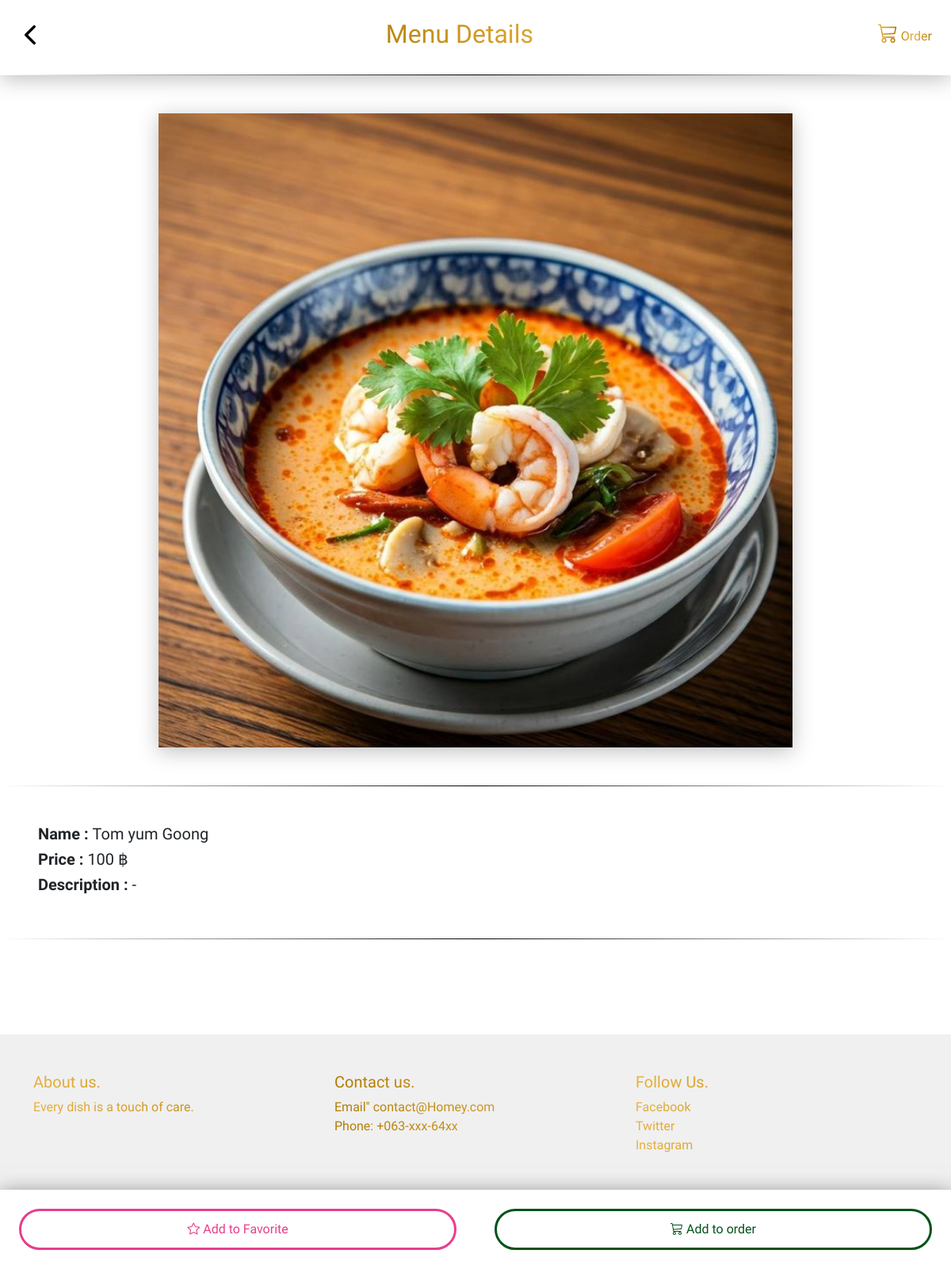
The page /MenuDetail.php?id=2 on the database its author committed.
### tables this page shows
CREATE TABLE `menu` (
  `id` int(11) NOT NULL,
  `name` varchar(255) NOT NULL,
  `description` varchar(255) NOT NULL,
  `price` int(255) NOT NULL,
  `imgs_menu` varchar(255) DEFAULT NULL
);

### controls/idMenu.php (called while the page is built, shortened)
<?php
include 'db.php';
if (isset($_GET['id'])) {
    $id = (int) $_GET['id'];
    $stmt = $pdo->prepare("SELECT * FROM menu WHERE id = ?");
    $stmt->execute([$id]);
    $food = $stmt->fetch(PDO::FETCH_ASSOC);
}
?>

### Menudetail.php (the view, shortened to what this page needs)
<?php
include './controls/idMenu.php';
?>
<!DOCTYPE html>
<html lang="en">
<head>
    <link href="https://cdn.jsdelivr.net/npm/bootstrap@5.3.0-alpha1/dist/css/bootstrap.min.css" rel="stylesheet" />
    <link rel="stylesheet" href="https://cdn.jsdelivr.net/npm/bootstrap-icons@1.13.1/font/bootstrap-icons.min.css">
    <link rel="stylesheet" href="assets/css/style.css">
</head>
<body>
    <main class="">
        <div class="d-flex justify-content-center align-content-center bd p-4 text-center" style="box-shadow: 0px 5px 25px rgba(0, 0, 0, 0.25);">
            <a href="Menu.php" class="fs-3 text-black"><i class="bi bi-chevron-left chev"></i></a>
            <div class="flex-grow-1 text-center">
                <h2 class="color-text">Menu Details</h2>
            </div>
            <a href="order.php" class="color-text"><i class="bi bi-cart3 od"></i> Order</a>
        </div>
        <?php if (!empty($food)): ?>
            <div class="bd">
                <div class="text-center mt-5 mb-5">
                    <img style="width: 100vh; box-shadow: 0px 5px 25px rgba(0, 0, 0, 0.25);" src="./assets/imgs/<?= htmlspecialchars($food['imgs_menu']); ?>" alt="">
                </div>
            </div>
            <div class="bd m">
                <div class="mt-5 mb-5 d-flex flex-column align-content-between px-5" style=" word-wrap: break-word;">
                    <h5><strong>Name : </strong><?= htmlspecialchars($food['name']); ?></h5>
                    <h5><strong>Price : </strong><?= htmlspecialchars($food['price']); ?> ฿</h5>
                    <h5><strong>Description : </strong><?= htmlspecialchars($food['description']); ?></h5>
                </div>
            </div>
        <?php else: ?>
            <p>Menu not found.</p>
        <?php endif; ?>
        <div class="d-flex justify-content-center align-content-center p-4 text-center gap-5 bt w-100 bg-white">
            <button class="btn-favorite w-50" id="add-to-favorite"
                data-id="<?= htmlspecialchars($food['id']); ?>"
                data-name="<?= htmlspecialchars($food['name']); ?>"
                data-price="<?= htmlspecialchars($food['price']); ?>"
                data-image="<?= htmlspecialchars($food['imgs_menu']); ?>">
                <i class="bi bi-star"></i> Add to Favorite
            </button>
            <button class="btn-add-to-order w-50" id="add-to-order"
                data-id="<?= htmlspecialchars($food['id']); ?>"
                data-name="<?= htmlspecialchars($food['name']); ?>"
                data-price="<?= htmlspecialchars($food['price']); ?>"
                data-image="<?= htmlspecialchars($food['imgs_menu']); ?>">
                <i class="bi bi-cart3"></i> Add to order
            </button>
        </div>
    </main>
    <?php include './components/footer.php'; ?>
</body>
</html>

### assets/css/style.css (style rules this page uses)
* { font-family: "Taviraj", serif; }
.color-text { background: linear-gradient(to right, #e9b33fff, rgb(175, 120, 0), #e9b33fff, rgb(175, 120, 0)); -webkit-background-clip: text; -webkit-text-fill-color: transparent; }
.bd { border-bottom: solid; border-width: 0px 0px 1px 0px; border-image: linear-gradient(to right, rgba(0, 0, 0, 0), rgba(0, 0, 0, 1), rgba(0, 0, 0, 0)) 1; }
.chev { font-weight: bold; text-shadow: 1px 0 black, -1px 0 black, 0 1px black, 0 -1px black; ; }
.bt { position: fixed; bottom: 0%; height: 100px; box-shadow: 0px 5px 25px rgba(0, 0, 0, 0.5); }
.m { margin-bottom: 10%; }
.btn-favorite { border-radius: 3ch; border: 3px solid #e83e8c; background-color: #ffffff; color: #e83e8c; }
.btn-add-to-order { border-radius: 3ch; border: 3px solid #005319; background-color: #ffffff; color: #005319; }
.od { color: linear-gradient(to right, #e9b33fff, rgb(175, 120, 0), #e9b33fff, rgb(175, 120, 0)); text-decoration: none; font-weight: bolder; font-size: 25px; }

### rows shown on the page
menu: imgs_menu (picture), name "Tom yum Goong", price "100", description "-"
